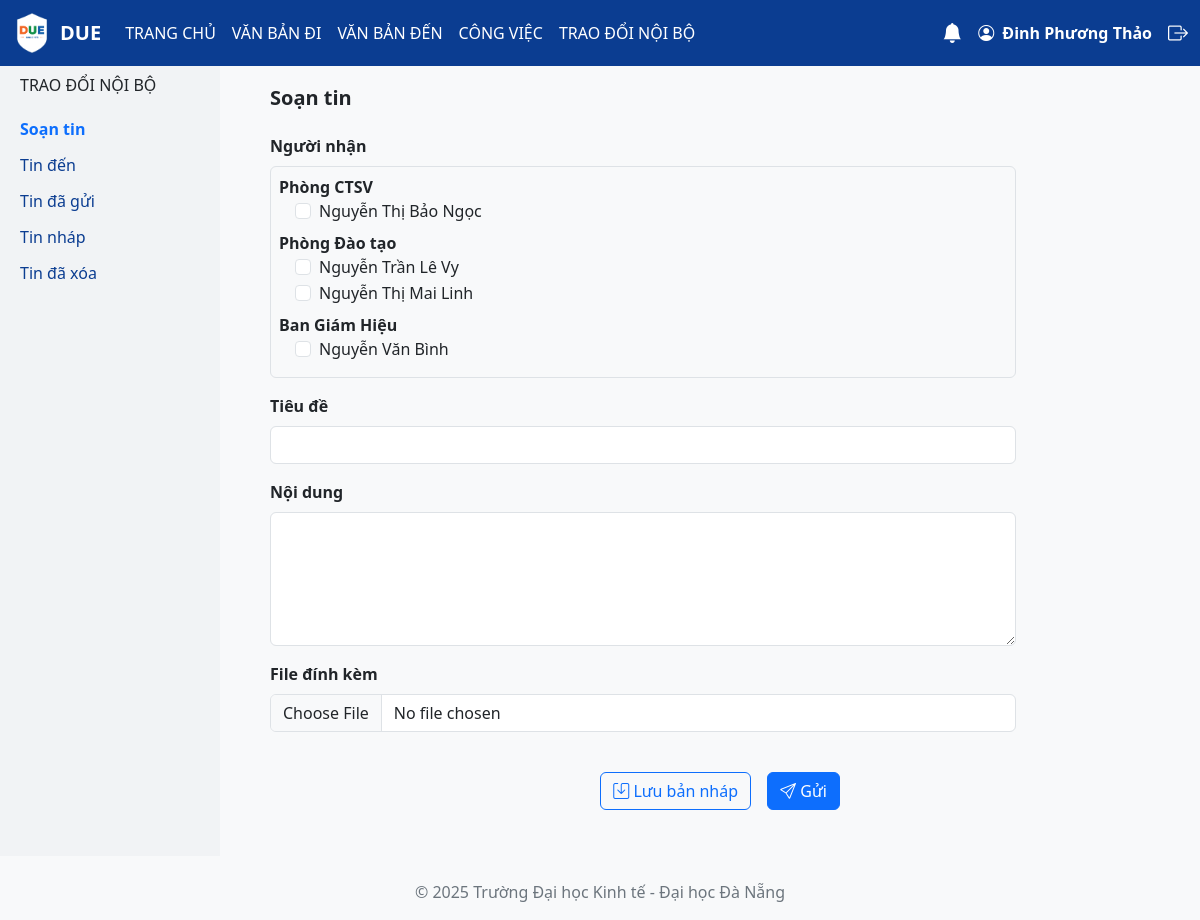
/soan_tin/ (signed in), run on the app's committed database.
### model_share/models.py (models this page shows, shortened)
class PhongBan(models.Model):
    MaPB = models.AutoField(primary_key=True)
    TenPB = models.CharField(max_length=255, default="Chưa xác định")
    MoTa = models.CharField(max_length=255, null=True, blank=True)

### traodoinoibo/views.py (the view, shortened to what this page needs)
# urls.py: path('soan_tin/', views.soan_tin, name='soan_tin'),
@login_required(login_url='/accounts/login/')
def soan_tin(request):
    form = SoanTinForm(request.POST or None, request.FILES or None)
    phongbans = PhongBan.objects.all()
    don_vi_canbos = {}
    for pb in phongbans:
        canbos = User.objects.filter(userprofile__phong_ban=pb).exclude(id=request.user.id)
        if canbos.exists():
            don_vi_canbos[pb] = canbos
    nguoi_nhan_ids = request.POST.getlist("NguoiNhanCheckbox") if request.method == "POST" else []
    return render(request, "traodoinoibo/soan_tin.html", {
        "form": form,
        "don_vi_canbos": don_vi_canbos,
        "nguoi_nhan_ids": nguoi_nhan_ids,
    })

### traodoinoibo/forms.py
class SoanTinForm(forms.ModelForm):
    class Meta:
        model = TraoDoiNoiBo
        fields = ['TieuDe', 'NoiDung', 'FileDinhKem']
        widgets = {
            'TieuDe': forms.TextInput(attrs={'class': 'form-control'}),
            'NoiDung': forms.Textarea(attrs={'class': 'form-control', 'rows': 5}),
            'FileDinhKem': forms.ClearableFileInput(attrs={'class': 'form-control'}),
        }

### congviec/context_processors.py (called while the page is built)
def notifications(request):
    if request.user.is_authenticated:
        unread_count = Notification.objects.filter(user=request.user, is_read=False).count()
        notifications = Notification.objects.filter(user=request.user).order_by('-created_at')[:5]
        return {'unread_count': unread_count, 'notifications': notifications}
    return {'unread_count': 0, 'notifications': []}

### traodoinoibo/templates/traodoinoibo/soan_tin.html (shortened to what this page needs)
{% extends "base.html" %}
{% block content %}
<div class="row">
    <div class="col-md-2 sidebar">
        <h6 class="text-uppercase mb-3">Trao đổi nội bộ</h6>
        <a href="{% url 'soan_tin' %}" class="fw-bold text-primary">Soạn tin</a>
        <a href="{% url 'tin_den' %}">Tin đến</a>
        <a href="{% url 'tin_da_gui' %}">Tin đã gửi</a>
        <a href="{% url 'tin_nhap' %}">Tin nháp</a>
        <a href="{% url 'tin_da_xoa' %}">Tin đã xóa</a>
    </div>
    <div class="col-md-10 main-content">
      <h5 class="fw-bold text-dark mb-4">Soạn tin </h5>
      <form method="post" enctype="multipart/form-data">
<div class="mb-3">
    <label class="form-label fw-semibold">Người nhận</label>
    <div class="border rounded p-2" style="max-height: 300px; overflow-y:auto;">
        {% if don_vi_canbos %}
            {% for pb, canbos in don_vi_canbos.items %}
                <div class="mb-2">
                    <strong>{{ pb.TenPB }}</strong>
                    <div class="ps-3">
                        {% for user in canbos %}
                            <div class="form-check">
                                <input class="form-check-input" type="checkbox"
                                       name="NguoiNhanCheckbox"
                                       value="{{ user.id }}"
                                       id="cb{{ user.id }}"
                                       {% if user.id|stringformat:"s" in nguoi_nhan_ids %}checked{% endif %}>
                                <label class="form-check-label" for="cb{{ user.id }}">
                                    {{ user.get_full_name|default:user.username }}
                                </label>
                            </div>
                        {% endfor %}
                    </div>
                </div>
            {% endfor %}
        {% else %}
            <p class="text-muted small">Chưa có cán bộ nào để hiển thị.</p>
        {% endif %}
    </div>
</div>
        <div class="mb-3">
          <label class="form-label fw-semibold">Tiêu đề</label>
          {{ form.TieuDe }}
        </div>
        <div class="mb-3">
          <label class="form-label fw-semibold">Nội dung</label>
          {{ form.NoiDung }}
        </div>
        <div class="mb-3">
          <label class="form-label fw-semibold">File đính kèm</label>
            {{ form.FileDinhKem }}
          </div>
        </div>
        <div class="d-flex justify-content-center gap-3 mt-4">
    <button type="submit"
            name="btn_save_draft"
            class="btn btn-outline-primary">
        <i class="bi bi-save"></i> Lưu bản nháp
    </button>
    <button type="submit"
            name="btn_send"
            class="btn btn-primary">
        <i class="bi bi-send"></i> Gửi
    </button>
</div>
    </div>
  </div>
{% endblock %}

### templates/base.html (shortened to what this page needs)
<!DOCTYPE html>
<html lang="vi">
<head>
  <link href="https://cdn.jsdelivr.net/npm/bootstrap@5.3.0/dist/css/bootstrap.min.css" rel="stylesheet">
  <link href="https://cdn.jsdelivr.net/npm/bootstrap-icons@1.10.5/font/bootstrap-icons.css" rel="stylesheet">
</head>
{% load static %}
<body>
<nav class="navbar navbar-expand-lg navbar-dark fixed-top">
  <div class="container-fluid">
    <a class="navbar-brand fw-bold d-flex align-items-center" href="/">
      <img src="{% static 'images/logo.due.png' %}" height="40" class="me-2" alt="Logo DUE">
      DUE
    </a>
    <div class="collapse navbar-collapse" id="navMenu">
      <ul class="navbar-nav me-auto mb-2 mb-lg-0">
        <li class="nav-item"><a class="nav-link" href="/">TRANG CHỦ</a></li>
        <li class="nav-item"><a class="nav-link" href="{% url 'lap_du_thao' %}">VĂN BẢN ĐI</a></li>
        <li class="nav-item"><a class="nav-link" href="{% url 'vanban_cho_xuly' %}">VĂN BẢN ĐẾN</a></li>
        <li class="nav-item"><a class="nav-link" href="{% url 'cong_viec_cho_xu_ly' %}">CÔNG VIỆC</a></li>
        <li class="nav-item"><a class="nav-link" href="{% url 'soan_tin' %}">TRAO ĐỔI NỘI BỘ</a></li>
      </ul>
      <div class="d-flex align-items-center position-relative">
        {% if user.is_authenticated %}
        <div class="dropdown me-3">
          <a class="text-white position-relative" href="#" role="button" id="dropdownNotification" data-bs-toggle="dropdown" aria-expanded="false">
            <i class="bi bi-bell-fill fs-5"></i>
          </a>
        </div>
        <a href="{% url 'profile' %}" class="text-white me-3 fw-bold text-decoration-none">
          <i class="bi bi-person-circle me-1"></i> {{ user.first_name }} {{ user.last_name }}
        </a>
        <a href="/accounts/logout/" class="text-white">
          <i class="bi bi-box-arrow-right fs-5"></i>
        </a>
        {% else %}
        <a href="/accounts/login/" class="text-white me-2">
          <i class="bi bi-person-circle fs-5"></i>
        </a>
        {% endif %}
      </div>
    </div>
  </div>
</nav>
<div class="content">
  {% block content %}{% endblock %}
  <footer>
    <p>© 2025 Trường Đại học Kinh tế - Đại học Đà Nẵng</p>
  </footer>
</body>
</html>

### templates/base.html (style rules this page uses)
body { background: #f8f9fa; padding-top: 56px; }
.navbar { background-color: #0b3d91; }
.navbar .nav-link, .navbar-brand { color: white !important; }
:root { --soft-blue: #e7f2fa; --soft-blue-border: #bcd7e8; }
.sidebar { background: #f1f3f5; width: 220px; min-height: 100vh; position: fixed; top: 56px; left: 0; padding: 20px; overflow: auto; }
.sidebar a { color: #0b3d91; text-decoration: none; display: block; padding: 6px 0; }
.content { margin-left: 240px; padding: 30px; }
footer { text-align: center; color: #6c757d; margin-top: 40px; }

### data on the page
PhongBan: TenPB "Phòng CTSV"
PhongBan: TenPB "Phòng Đào tạo"
PhongBan: TenPB "Ban Giám Hiệu"

### other printed values
{{ user.first_name }} "Đinh Phương"
{{ user.last_name }} "Thảo"
{{ user.get_full_name|default:user.username }} "Nguyễn Thị Bảo Ngọc"
{{ user.get_full_name|default:user.username }} "Nguyễn Trần Lê Vy"
{{ user.get_full_name|default:user.username }} "Nguyễn Thị Mai Linh"
{{ user.get_full_name|default:user.username }} "Nguyễn Văn Bình"
